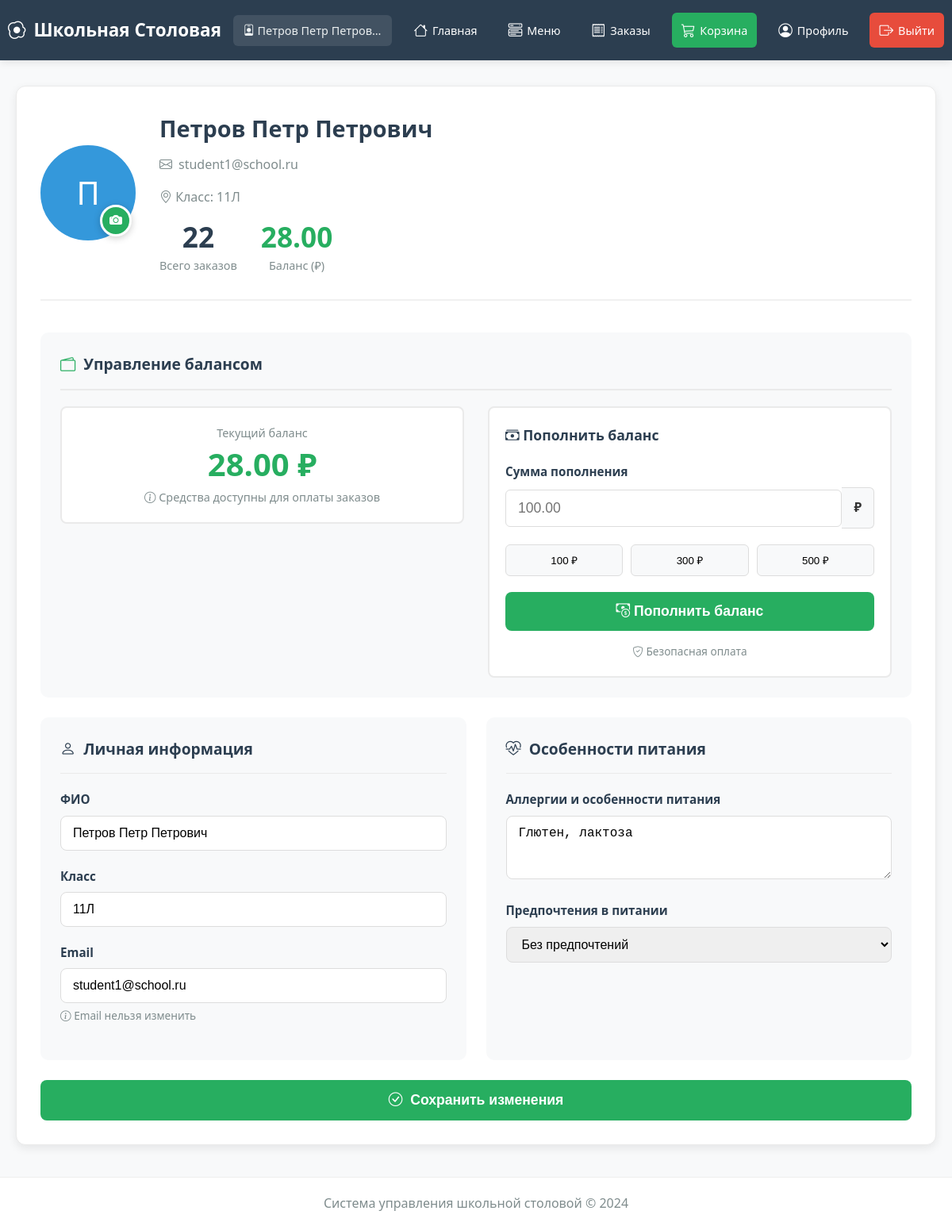
Page /user/profile (signed in) on the committed database.
### modules/core/models.py (models this page shows, shortened)
class User(UserMixin, db.Model):
    __tablename__ = 'users'
    id = db.Column(db.Integer, primary_key=True)
    email = db.Column(db.String(120), unique=True, nullable=False, index=True)
    password = db.Column(db.String(200), nullable=False)
    role = db.Column(db.String(20), nullable=False)  # 'student', 'cook', 'admin'
    full_name = db.Column(db.String(100))
    class_group = db.Column(db.String(50))  # Только для учеников
    allergies = db.Column(db.Text, default='')  # JSON или текст с аллергенами
    preferences = db.Column(db.String(50), default='')  # Новое поле: предпочтения в питании
    avatar_url = db.Column(db.String(255))  # Новое поле: путь к аватару
    balance = db.Column(db.Float, default=0.0)  # Новое поле: баланс счета
    is_active = db.Column(db.Boolean, default=True)
    created_at = db.Column(db.DateTime, default=datetime.utcnow)
    updated_at = db.Column(db.DateTime, default=datetime.utcnow, onupdate=datetime.utcnow)

### modules/user/routes.py (the view, shortened to what this page needs)
@user_bp.route('/profile', methods=['GET', 'POST'])
@login_required
def profile():
    if current_user.role != 'student':
        flash('Доступ запрещен', 'danger')
        return redirect(url_for('index'))
    from .forms import ProfileForm, BalanceForm
    from modules.core.models import Order
    from .services import SubscriptionService
    form = ProfileForm(obj=current_user)
    balance_form = BalanceForm()
    form.email.data = current_user.email
    orders_count = Order.query.filter_by(user_id=current_user.id).count()
    active_subscription = SubscriptionService.get_active_subscription(current_user.id)
    return render_template('user/profile.html',
                           form=form,
                           balance_form=balance_form,
                           orders_count=orders_count,
                           active_subscription=active_subscription,
                           current_user=current_user)

### modules/user/forms.py
class BalanceForm(FlaskForm):
    amount = DecimalField('Сумма пополнения', places=2, validators=[
        DataRequired(message='Введите сумму пополнения'),
        NumberRange(min=10, max=10000, message='Сумма должна быть от 10 до 10 000 ₽')
    ], render_kw={"placeholder": "100.00", "step": "10"})
    submit = SubmitField('Пополнить баланс')

### app.py (called while the page is built, shortened)
@login_manager.user_loader
def load_user(user_id):
    try:
        from modules.core.models import User
        return User.query.get(int(user_id))
    except Exception as e:
        print(f"{user_id}: {e}")
        return None

@app.context_processor
def inject_cart_count():
    return {'cart_count': get_cart_count()}

@app.context_processor
def inject_now():
    return {'now': datetime.utcnow()}

@app.context_processor
def inject_csrf_token():
    from flask_wtf.csrf import generate_csrf
    return {'csrf_token': generate_csrf}

@app.context_processor
def inject_now():
    return {'now': datetime.utcnow()}

@app.context_processor
def inject_today():
    return {'today': date.today()}

@app.context_processor
def inject_order_counts():
    from datetime import date
    return {
        'cook_total_active': 0,
        'pending_requests_count': 0
    }

@app.context_processor
def inject_now():
    return {'now': datetime.utcnow()}

@app.context_processor
def inject_now():
    return {'today': datetime.utcnow().date()}

@app.context_processor
def inject_pending_requests():
    from modules.core.models import SupplyRequest
    try:
        if current_user.is_authenticated and current_user.role == 'admin':
            pending_count = SupplyRequest.query.filter_by(status='pending').count()
            return {'pending_requests_count': pending_count}
    except:
        pass
    return {'pending_requests_count': 0}

### modules/user/routes.py (called while the page is built)
def get_cart_count():
    cart = session.get('cart', {})
    total = sum(item.get('quantity', 0) for item in cart.values())
    return total

@user_bp.app_context_processor
def inject_subscription_status():
    from .services import SubscriptionService
    if current_user.is_authenticated and current_user.role == 'student':
        has_active_subscription = SubscriptionService.get_active_subscription(current_user.id) is not None
        return {'has_active_subscription': has_active_subscription}
    return {'has_active_subscription': False}

### templates/user/profile.html (shortened to what this page needs)
{% extends "base.html" %}
{% block content %}
<div class="profile-container">
    <div class="profile-header">
        <div class="avatar-container">
            {% if current_user.avatar_url %}
            <img src="{{ url_for('static', filename='uploads/avatars/' + current_user.avatar_url) }}"
                 alt="{{ current_user.full_name }}" class="avatar-large">
            {% else %}
            <div class="avatar-placeholder">
                {{ current_user.full_name[0]|upper }}
            </div>
            {% endif %}
            <label for="avatar-input" class="avatar-upload">
                <i class="bi bi-camera-fill"></i>
            </label>
        </div>
        <div class="profile-info">
            <h2>{{ current_user.full_name }}</h2>
            <div class="profile-email">
                <i class="bi bi-envelope"></i> {{ current_user.email }}
            </div>
            <div style="margin-top: 10px; color: #7f8c8d;">
                <i class="bi bi-geo-alt"></i> Класс: {{ current_user.class_group or 'Не указан' }}
            </div>
            <div class="profile-stats">
                <div class="stat-item">
                    <span class="stat-value">{{ orders_count }}</span>
                    <span class="stat-label">Всего заказов</span>
                </div>
                <div class="stat-item">
                    <span class="stat-value" style="color: #27ae60;">{{ "%.2f"|format(current_user.balance) }}</span>
                    <span class="stat-label">Баланс (₽)</span>
                </div>
            </div>
        </div>
    </div>
    <div class="form-section" style="background: #f8f9fa; border-radius: 10px; padding: 25px; margin-bottom: 25px;">
        <h3 style="color: #2c3e50; font-size: 1.2rem; margin-bottom: 20px; padding-bottom: 15px; border-bottom: 2px solid #eaeaea; display: flex; align-items: center; gap: 10px;">
            <i class="bi bi-wallet2" style="color: #27ae60;"></i> Управление балансом
        </h3>
        <div style="display: grid; grid-template-columns: 1fr 1fr; gap: 30px; align-items: start;">
            <div>
                <div style="background: white; border-radius: 8px; padding: 20px; text-align: center; border: 2px solid #eaeaea;">
                    <div style="font-size: 0.9rem; color: #7f8c8d; margin-bottom: 8px;">Текущий баланс</div>
                    <div style="font-size: 2.5rem; font-weight: 700; color: #27ae60; line-height: 1;">
                        {{ "%.2f"|format(current_user.balance) }} ₽
                    </div>
                    <div style="margin-top: 10px; font-size: 0.9rem; color: #7f8c8d;">
                        <i class="bi bi-info-circle"></i> Средства доступны для оплаты заказов
                    </div>
                </div>
            </div>
            <div>
                <div style="background: white; border-radius: 8px; padding: 20px; border: 2px solid #eaeaea;">
                    <h4 style="color: #2c3e50; margin-bottom: 20px; font-size: 1.1rem;">
                        <i class="bi bi-cash-stack"></i> Пополнить баланс
                    </h4>
                    <form method="POST" action="{{ url_for('user.add_balance') }}" id="balance-form">
                        <div style="margin-bottom: 20px;">
                            <label style="display: block; margin-bottom: 8px; color: #2c3e50; font-weight: 600; font-size: 0.95rem;">
                                Сумма пополнения
                            </label>
                            <div style="display: flex; align-items: center;">
                                {{ balance_form.amount(class="form-control", style="width: 100%; padding: 12px 15px; border: 1px solid #ddd; border-radius: 6px; font-size: 1.1rem;") }}
                                <span style="background: #f8f9fa; padding: 12px 15px; border: 1px solid #ddd; border-left: none; border-radius: 0 6px 6px 0; font-weight: 600;">₽</span>
                            </div>
                        </div>
                        <div style="margin-bottom: 20px;">
                            <div style="display: grid; grid-template-columns: repeat(3, 1fr); gap: 10px;">
                                <button type="button" class="quick-amount-btn" data-amount="100" style="padding: 10px; background: #f8f9fa; border: 1px solid #ddd; border-radius: 6px; cursor: pointer; transition: all 0.3s;">
                                    100 ₽
                                </button>
                                <button type="button" class="quick-amount-btn" data-amount="300" style="padding: 10px; background: #f8f9fa; border: 1px solid #ddd; border-radius: 6px; cursor: pointer; transition: all 0.3s;">
                                    300 ₽
                                </button>
                                <button type="button" class="quick-amount-btn" data-amount="500" style="padding: 10px; background: #f8f9fa; border: 1px solid #ddd; border-radius: 6px; cursor: pointer; transition: all 0.3s;">
                                    500 ₽
                                </button>
                            </div>
                        </div>
                        <button type="submit" class="btn" style="width: 100%; padding: 14px; background: #27ae60; color: white; border: none; border-radius: 8px; font-size: 1.1rem; font-weight: 600; cursor: pointer; transition: all 0.3s;">
                            <i class="bi bi-cash-coin"></i> Пополнить баланс
                        </button>
                        <div style="margin-top: 15px; font-size: 0.85rem; color: #7f8c8d; text-align: center;">
                            <i class="bi bi-shield-check"></i> Безопасная оплата
                        </div>
                    </form>
                </div>
            </div>
        </div>
    </div>
    <form method="POST" action="{{ url_for('user.profile') }}" id="profile-form" class="profile-form" enctype="multipart/form-data">
        <div class="form-section">
            <h3><i class="bi bi-person"></i> Личная информация</h3>
            <div class="form-group">
                {{ form.full_name.label(class="form-label") }}
                {{ form.full_name(class="form-control") }}
            </div>
            <div class="form-group">
                {{ form.class_group.label(class="form-label") }}
                {{ form.class_group(class="form-control") }}
            </div>
            <div class="form-group">
                <label class="form-label">Email</label>
                <input type="email" class="form-control" value="{{ current_user.email }}" readonly>
                <small style="color: #7f8c8d; font-size: 0.85rem; display: block; margin-top: 5px;">
                    <i class="bi bi-info-circle"></i> Email нельзя изменить
                </small>
            </div>
        </div>
        <div class="form-section">
            <h3><i class="bi bi-heart-pulse"></i> Особенности питания</h3>
            <div class="form-group">
                {{ form.allergies.label(class="form-label") }}
                {{ form.allergies(class="form-control", rows=3,
                    placeholder="Например: орехи, молоко, глютен...") }}
            </div>
            {% if form.preferences %}
            <div class="form-group">
                {{ form.preferences.label(class="form-label") }}
                {{ form.preferences(class="form-control", rows=3,
                    placeholder="Например: вегетарианские блюда, без сахара...") }}
            </div>
            {% endif %}
        </div>
        <button type="submit" class="save-btn">
            <i class="bi bi-check-circle"></i> Сохранить изменения
        </button>
    </form>
</div>
{% endblock %}

### templates/base.html (shortened to what this page needs)
<!DOCTYPE html>
<html lang="ru">
<head>
    <link rel="stylesheet" href="{{ url_for('static', filename='css/style.css') }}">
    <link rel="stylesheet" href="{{ url_for('static', filename='css/calendar.css') }}">
    <link rel="stylesheet" href="https://cdn.jsdelivr.net/npm/bootstrap-icons@1.10.0/font/bootstrap-icons.css">
</head>
<body>
    <header>
        <nav class="navbar">
            <div class="nav-container">
                <a href="{{ url_for('index') }}" class="logo">
                    <i class="bi bi-egg-fried"></i> Школьная Столовая
                </a>
                <div class="nav-links">
                    {% if current_user.is_authenticated %}
                        <span style="color: #ecf0f1; padding: 8px 12px; border-radius: 6px; background: rgba(255, 255, 255, 0.1);">
                            <i class="bi bi-person-badge"></i> {{ current_user.full_name }}
                            <small style="font-size: 0.8rem; opacity: 0.8;">
                            </small>
                        </span>
                        {% if current_user.role == 'student' %}
                            <a href="{{ url_for('user.dashboard') }}" class="{% if request.endpoint == 'user.dashboard' %}active{% endif %}">
                                <i class="bi bi-house"></i> Главная
                            </a>
                            <a href="{{ url_for('user.show_menu') }}" class="{% if request.endpoint == 'user.show_menu' %}active{% endif %}">
                                <i class="bi bi-menu-button-wide"></i> Меню
                            </a>
                            <a href="{{ url_for('user.my_orders') }}" class="{% if request.endpoint == 'user.my_orders' %}active{% endif %}">
                                <i class="bi bi-receipt"></i> Заказы
                            </a>
                            <a href="{{ url_for('user.view_cart') }}" class="nav-cart {% if request.endpoint == 'user.view_cart' %}active{% endif %}">
                                <i class="bi bi-cart3"></i> Корзина
                            </a>
                            <a href="{{ url_for('user.profile') }}" class="{% if request.endpoint == 'user.profile' %}active{% endif %}">
                                <i class="bi bi-person-circle"></i> Профиль
                            </a>
                        {% endif %}
                        <a href="{{ url_for('auth.logout') }}" style="background: #e74c3c;">
                            <i class="bi bi-box-arrow-right"></i> Выйти
                        </a>
                    {% endif %}
                </div>
            </div>
        </nav>
    </header>
    <main class="container">
        {% block content %}{% endblock %}
    </main>
    <footer>
        <p>Система управления школьной столовой © 2024</p>
    </footer>
</body>
</html>

### templates/base.html (style rules this page uses)
.nav-container { padding: 0 10px !important; }
.logo { margin-right: auto !important; flex-shrink: 0; }
.nav-links a { padding: 8px 12px !important; font-size: 0.9rem !important; }
@media (max-width: 1200px) { .nav-links a i { margin-right: 0 !important; font-size: 1.1rem; } }

### rows in the picture
User: full_name "Петров Петр Петров…", full_name "П", full_name "Петров Петр Петрович", email "student1@school.ru", class_group "11Л", balance "28.00", allergies "Глютен, лактоза", preferences "Без предпочтений"

### other values in the picture
{{ orders_count }} "22"
